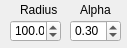
<?xml version="1.0" encoding="UTF-8"?>
<ui version="4.0">
 <class>DrawingToolbarContext4</class>
 <widget class="QWidget" name="DrawingToolbarContext4">
  <property name="geometry">
   <rect>
    <x>0</x>
    <y>0</y>
    <width>127</width>
    <height>48</height>
   </rect>
  </property>
  <property name="windowTitle">
   <string>Drawing Toolbar</string>
  </property>
  <widget class="QLabel" name="label_2">
   <property name="geometry">
    <rect>
     <x>80</x>
     <y>0</y>
     <width>41</width>
     <height>20</height>
    </rect>
   </property>
   <property name="font">
    <font>
     <pointsize>9</pointsize>
    </font>
   </property>
   <property name="text">
    <string>Alpha</string>
   </property>
  </widget>
  <widget class="QDoubleSpinBox" name="spinAlpha">
   <property name="geometry">
    <rect>
     <x>70</x>
     <y>20</y>
     <width>51</width>
     <height>22</height>
    </rect>
   </property>
   <property name="font">
    <font>
     <pointsize>9</pointsize>
    </font>
   </property>
   <property name="decimals">
    <number>2</number>
   </property>
   <property name="minimum">
    <double>0.010000000000000</double>
   </property>
   <property name="maximum">
    <double>1.000000000000000</double>
   </property>
   <property name="singleStep">
    <double>0.050000000000000</double>
   </property>
   <property name="value">
    <double>0.300000000000000</double>
   </property>
  </widget>
  <widget class="QLabel" name="label_4">
   <property name="geometry">
    <rect>
     <x>20</x>
     <y>0</y>
     <width>41</width>
     <height>20</height>
    </rect>
   </property>
   <property name="font">
    <font>
     <pointsize>9</pointsize>
    </font>
   </property>
   <property name="text">
    <string>Radius</string>
   </property>
  </widget>
  <widget class="QDoubleSpinBox" name="spinRadius">
   <property name="geometry">
    <rect>
     <x>10</x>
     <y>20</y>
     <width>51</width>
     <height>22</height>
    </rect>
   </property>
   <property name="font">
    <font>
     <pointsize>9</pointsize>
    </font>
   </property>
   <property name="decimals">
    <number>1</number>
   </property>
   <property name="minimum">
    <double>1.000000000000000</double>
   </property>
   <property name="maximum">
    <double>10000.000000000000000</double>
   </property>
   <property name="value">
    <double>100.000000000000000</double>
   </property>
  </widget>
 </widget>
 <resources/>
 <connections/>
</ui>
